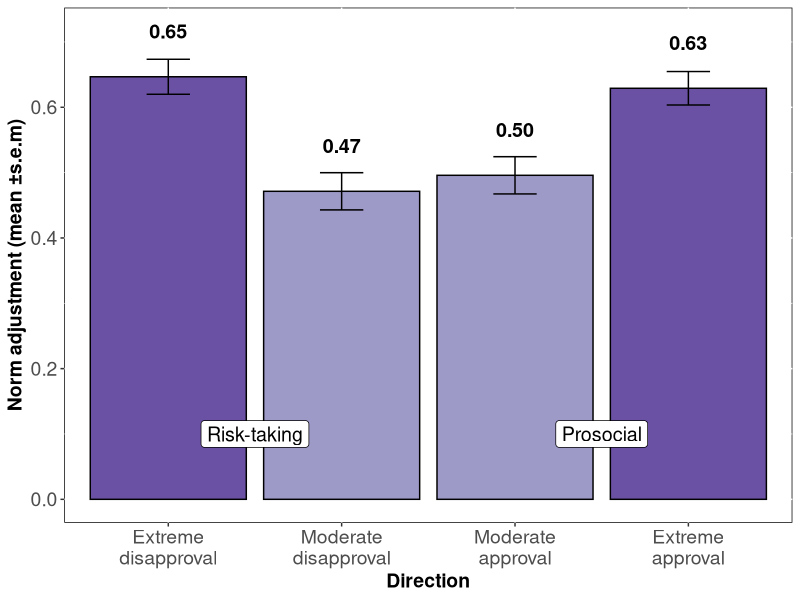
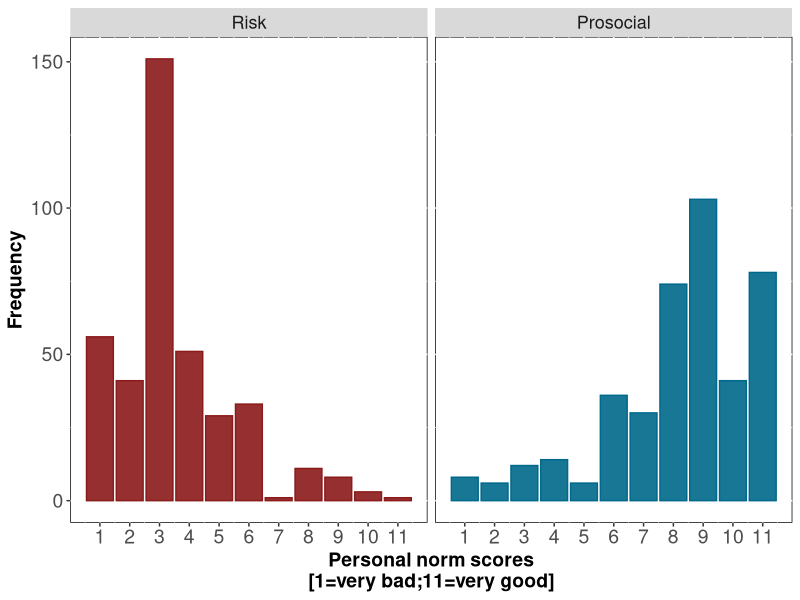
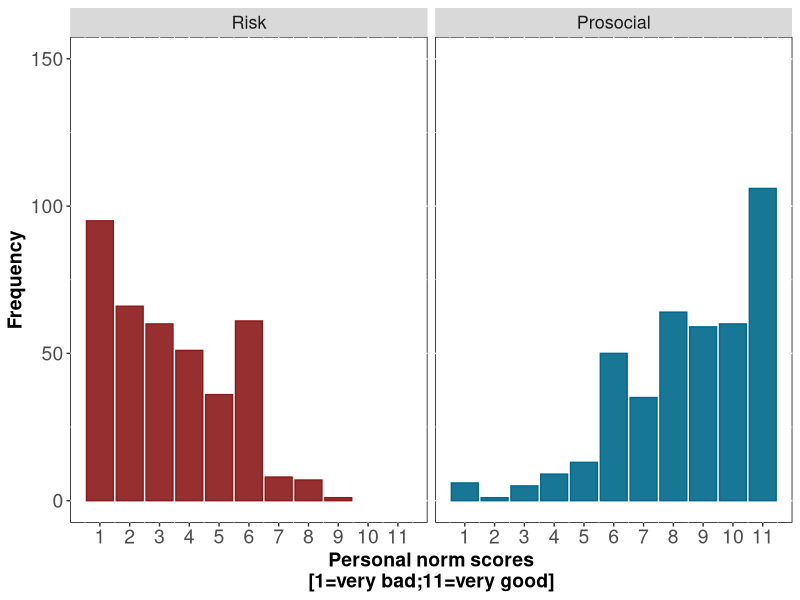
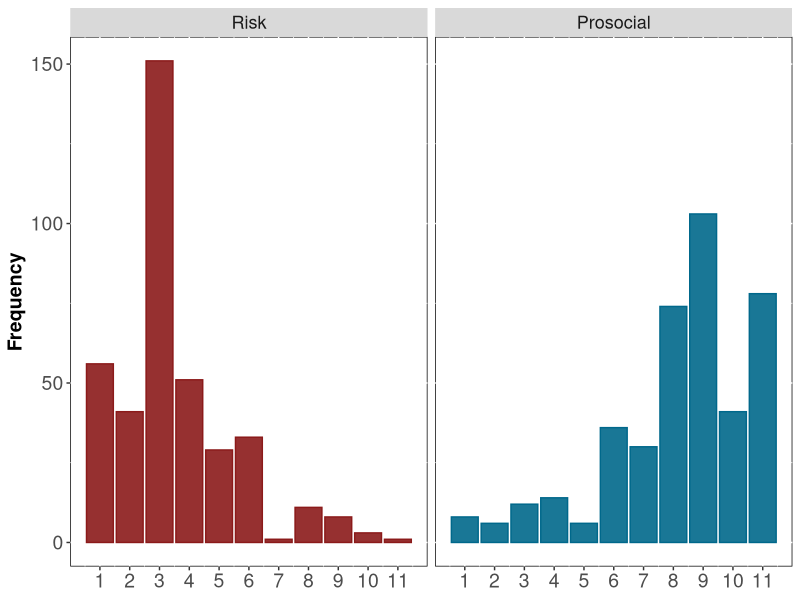
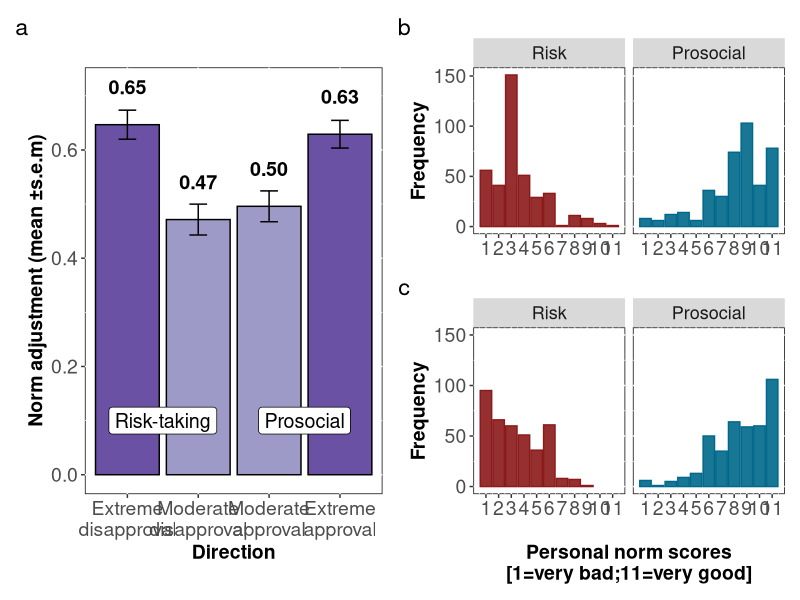

These charts were generated, in order, by the following R code:
# read data 
directionEffect<-read.csv("directionEffect.DF.csv")
w2<-read.csv("w2.csv")

#upload package
library(tidyverse)
library(patchwork)

#theme setup
cleanup = theme(plot.title = element_text(size = 14, face = "bold"),
                legend.key = element_rect(fill = "white"),
                legend.text=element_text(size=14),
                legend.title=element_text(size=14),
                text = element_text(size = 14),
                axis.title.x=element_text(size=14, face="bold"),
                axis.title.y=element_text(size=14, face="bold"),
                panel.background = element_rect(fill = "white", colour = "black"),
                axis.text.x = element_text(size=14),
                axis.text.y = element_text(size=14),
                strip.text = element_text(size = 13)
)

#plot 3a
Fig3<-ggplot(directionEffect, 
             aes(x=factor(direction, 
                          level=c("Extreme\ndisapproval", 
                                  "Moderate\ndisapproval", 
                                  "Moderate\napproval", 
                                  "Extreme\napproval"),
                          labels=c("Extreme\ndisapproval",
                                   "Moderate\ndisapproval", 
                                   "Moderate\napproval", 
                                   "Extreme\napproval")), 
                 y=fit, 
                 fill=direction)) +
  geom_bar(stat="identity", 
           color="black",
           position=position_dodge()) +
  geom_errorbar(aes(ymin=fit-se, 
                    ymax=fit+se),
                    width=0.25,
                    position=position_dodge(width=0.9)) +
  scale_fill_manual(values=c("Extreme\ndisapproval" = "#6A51A3",
                             "Moderate\ndisapproval"= "#9E9AC8",
                             "Moderate\napproval" = "#9E9AC8",
                             "Extreme\napproval"= "#6A51A3"))+
  ylab("Norm adjustment (mean ±s.e.m)")+
  xlab("Direction")+
  geom_text(aes(label=sprintf("%0.2f", round(fit, digits = 2)),
            y=fit+0.07, group=direction),
            position = position_dodge(width=0.9),
            size=5,
            colour= "black",
            fontface = "bold") +
  theme(legend.position = "none")+
  cleanup
Fig3<-Fig3+annotate("label", x= 1.5, y = 0.1, label = "Risk-taking", size=5) 
Fig3<-Fig3+annotate("label", x= 3.5, y = 0.1, label = "Prosocial", size=5) 
Fig3

### 3b - P1
P1<-w2%>%
  select(participantNr, R1, Dbeh_rec)%>%
  mutate(Dbeh_rec=forcats::fct_relevel(Dbeh_rec,
                                       "Risk",
                                       "Prosocial"))%>%
  group_by(Dbeh_rec)%>%
  ggplot(aes(x=R1, 
             color=Dbeh_rec, 
             fill=Dbeh_rec)) +
  geom_bar(alpha=0.9)+
  scale_x_continuous(breaks=seq(1, 11, 1))+
  xlab("Personal norm scores\n[1=very bad;11=very good]")+
  ylab("Frequency")+
  scale_color_manual(values = c("firebrick4","deepskyblue4"), 
                     name="Personal norm domain")+
  scale_fill_manual(values = c("firebrick4","deepskyblue4"), 
                    name="Personal norm domain")+
  theme(legend.position="none")+
  facet_wrap(~Dbeh_rec)+
  cleanup
P1


### 3b - P2
P2<-w2%>%
  select(participantNr, R2, Dbeh_rec)%>%
  mutate(Dbeh_rec=forcats::fct_relevel(Dbeh_rec,
                                       "Risk",
                                       "Prosocial"))%>%
  group_by(Dbeh_rec)%>%
  ggplot(aes(x=R2, 
             color=Dbeh_rec, 
             fill=Dbeh_rec)) +
  geom_bar(alpha=0.9)+
  scale_x_continuous(breaks=seq(1, 11, 1))+
  scale_y_continuous(limit=c(0,150))+
  xlab("Personal norm scores\n[1=very bad;11=very good]")+
  ylab("Frequency")+
  scale_color_manual(values = c("firebrick4","deepskyblue4"), 
                     name="Personal norm domain")+
  scale_fill_manual(values = c("firebrick4","deepskyblue4"), 
                    name="Personal norm domain")+
  theme(legend.position="none")+
  facet_wrap(~Dbeh_rec)+
  cleanup
P2 

####--------------------- CREATE PANEL 3 --------------------- ###
# Impact of peer norms depends on their direction and the domain of behaviour

P1<-P1+theme(axis.title.x=element_blank())
P1

panel<-  Fig3 | (P1/P2)
panel<- panel +
  plot_annotation(tag_levels = 'a')
panel<-panel+plot_layout(ncol = 2, 
                         widths=c(4.3,4.5), 
                         heights = c(3,3))
panel



